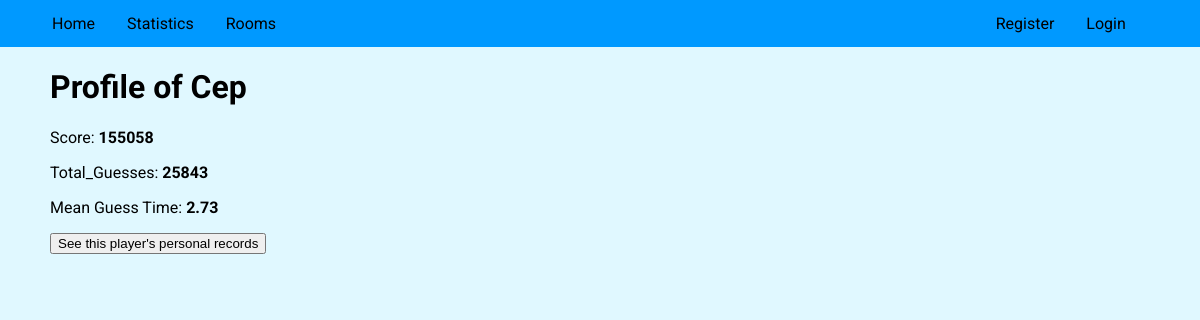
Screenshot of /profile/Cep with the database file from the repository.
### tables this page shows
CREATE TABLE users (userID integer PRIMARY KEY, username text, password text, Score integer DEFAULT 0, Time float DEFAULT 0, Guess_Count integer DEFAULT 0, MGT float DEFAULT 0);

### app.py (the view)
@app.route('/profile/<user>')
def profile(user):
    Database = db.execute("SELECT * FROM users WHERE username = ?", (user,))  # Pass a tuple (user,)
    if Database:  # Checking if Database is not empty
        return render_template("profile.html", Database=Database[0], rooms=all_rooms, username=session.get("username", "guest"))
    else:
        return redirect("/")

### template/profile.html (shortened to what this page needs)
{% extends "layout.html" %}
{% block body %}
<div class = 'temp'>
    <h1>Profile of {{Database.username}}</h1>
    <p>Score: <b>{{Database.Score}}</b></p>
    <p>Total_Guesses: <b>{{Database.Guess_Count}}</b></p>
    <p>Mean Guess Time: <b>{{Database.MGT}}</b></p>
    <a href="/records/{{Database.username}}/Billion" class="button-link">
        <button type="button">See this player's personal records</button>
    </a>
</div>
{% endblock %}

### static/styles.css (style rules this page uses)
.temp { padding-left: 50px; }
html { font-size: 100%; box-sizing: border-box; }
*, *::before, *::after { box-sizing: inherit; }
body { margin: 0; padding: 0; background: #e0f8ff; font-family: 'Roboto', sans-serif; }
* { box-sizing:border-box }

### rows the page displays
users: username "Cep", Score "155058", Guess_Count "25843", MGT "2.73"
